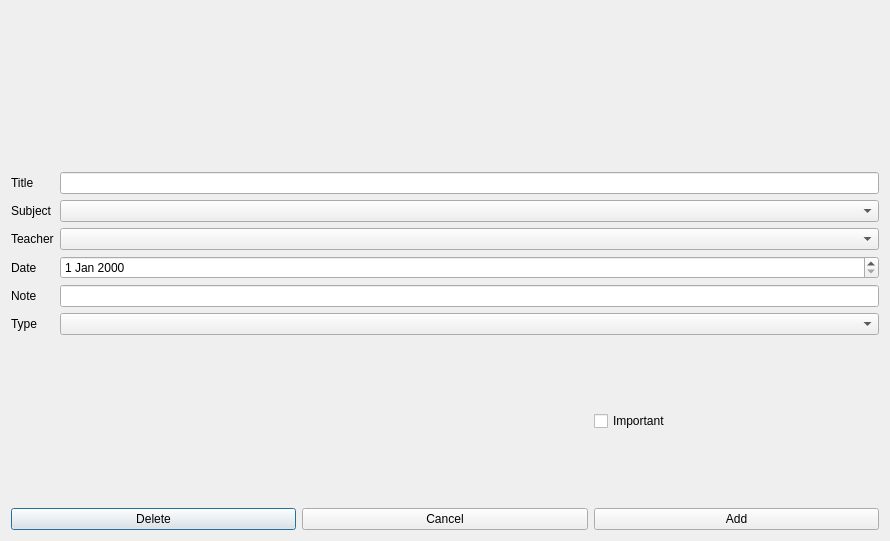
<?xml version="1.0" encoding="UTF-8"?>
<ui version="4.0">
 <class>EditTask</class>
 <widget class="QDialog" name="EditTask">
  <property name="geometry">
   <rect>
    <x>0</x>
    <y>0</y>
    <width>890</width>
    <height>541</height>
   </rect>
  </property>
  <property name="windowTitle">
   <string>Dialog</string>
  </property>
  <layout class="QGridLayout" name="gridLayout">
   <item row="2" column="1">
    <spacer name="verticalSpacer_2">
     <property name="orientation">
      <enum>Qt::Vertical</enum>
     </property>
     <property name="sizeHint" stdset="0">
      <size>
       <width>20</width>
       <height>153</height>
      </size>
     </property>
    </spacer>
   </item>
   <item row="3" column="0">
    <widget class="QPushButton" name="delete_button">
     <property name="text">
      <string>Delete</string>
     </property>
    </widget>
   </item>
   <item row="3" column="1">
    <widget class="QPushButton" name="cancel_button">
     <property name="text">
      <string>Cancel</string>
     </property>
    </widget>
   </item>
   <item row="1" column="0" colspan="3">
    <layout class="QFormLayout" name="formLayout">
     <item row="0" column="0">
      <widget class="QLabel" name="label">
       <property name="text">
        <string>Title</string>
       </property>
      </widget>
     </item>
     <item row="0" column="1">
      <widget class="QLineEdit" name="title_line"/>
     </item>
     <item row="1" column="0">
      <widget class="QLabel" name="label_3">
       <property name="text">
        <string>Subject</string>
       </property>
      </widget>
     </item>
     <item row="1" column="1">
      <widget class="QComboBox" name="subject_box"/>
     </item>
     <item row="2" column="0">
      <widget class="QLabel" name="label_2">
       <property name="text">
        <string>Teacher</string>
       </property>
      </widget>
     </item>
     <item row="2" column="1">
      <widget class="QComboBox" name="teacher_box"/>
     </item>
     <item row="3" column="0">
      <widget class="QLabel" name="label_4">
       <property name="text">
        <string>Date</string>
       </property>
      </widget>
     </item>
     <item row="3" column="1">
      <widget class="QDateEdit" name="dateEdit"/>
     </item>
     <item row="4" column="0">
      <widget class="QLabel" name="label_5">
       <property name="text">
        <string>Note</string>
       </property>
      </widget>
     </item>
     <item row="4" column="1">
      <widget class="QLineEdit" name="note_line"/>
     </item>
     <item row="5" column="0">
      <widget class="QLabel" name="type_label">
       <property name="text">
        <string>Type</string>
       </property>
      </widget>
     </item>
     <item row="5" column="1">
      <widget class="QComboBox" name="exam_type_box"/>
     </item>
    </layout>
   </item>
   <item row="3" column="2">
    <widget class="QPushButton" name="add_task_button">
     <property name="text">
      <string>Add</string>
     </property>
    </widget>
   </item>
   <item row="0" column="1">
    <spacer name="verticalSpacer">
     <property name="orientation">
      <enum>Qt::Vertical</enum>
     </property>
     <property name="sizeHint" stdset="0">
      <size>
       <width>20</width>
       <height>154</height>
      </size>
     </property>
    </spacer>
   </item>
   <item row="2" column="2">
    <widget class="QCheckBox" name="important_checkBox">
     <property name="text">
      <string>Important</string>
     </property>
    </widget>
   </item>
  </layout>
 </widget>
 <resources/>
 <connections/>
</ui>
